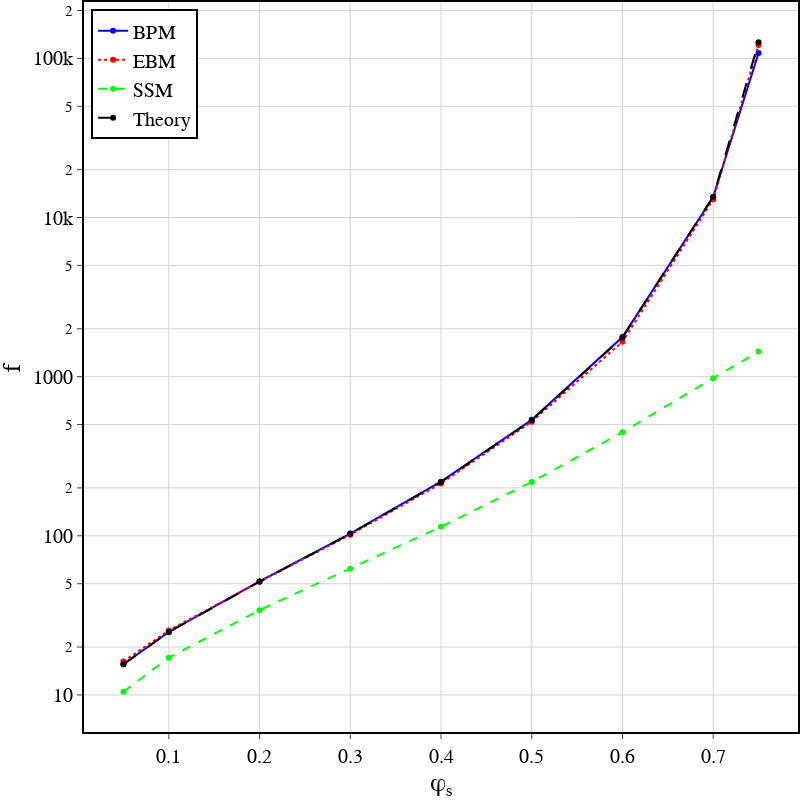

The cell this chart's notebook holds for it:
### Code cell
import pandas as pd
import numpy as np
import plotly.graph_objects as go
import plotly.express as px
from plotly.offline import iplot, init_notebook_mode
import plotly.io as pio
import glob, os, sys
import logging
from sys import argv
import re
import csv
from scipy.signal import find_peaks
from pathlib import Path
# pio.orca.config.executable = str(Path('C:/Users/Weugene/AppData/Local/Programs/orca/orca.exe'))
np.set_printoptions(threshold=sys.maxsize)
import scipy.spatial.distance as ds

files_csv = ['log_1e-15',  'log_EB10',  'log_Pt10']
names = ['BPM', 'EBM', 'SSM', 'Theory' ]
lines = ['solid', 'dot', 'dash', 'longdash']
print ("path:", rpath)

#WINDOWS 10
path_ex = rpath
#MAC OS
# path_ex = '/Users/weugene/basilisk/work/tube/'
for i,f in enumerate(files_csv):
    files_csv[i] = rpath + files_csv[i]
### STYLE
yaxis = dict(
              tickfont = dict(
              family = 'Times New Roman',
              size = 20,
              color = 'black'
              ),
              titlefont = dict(
                  family = 'Times New Roman',
                  size = 25,
                  color = 'black'
              ),
          )
xaxis = dict(
              tickfont = dict(
                  family = 'Times New Roman',
                  size = 20,
                  color = 'black'
              ),
              titlefont = dict(
                  family = 'Times New Roman',
                  size = 25,
                  color = 'black'
              )
          )
axis_style = dict(showline=True, gridwidth=1, gridcolor='lightgrey', linewidth=2, linecolor='black', mirror=True, ticks='outside',
                 tickfont = dict(family = 'Times New Roman', size = 18, color = 'black'))
bg_style = {'plot_bgcolor': 'rgba(255, 255, 255, 1)', 'paper_bgcolor': 'rgba(255, 255, 255, 1)',}
col =   ['blue',           'red',        'hsv(120,100,100)',       'black' ]

No_margin_scheme = dict(
#     autosize=False,
    width=800,
    height=800,
    margin=dict(
        l=0,
        r=0,
        b=0.,
        t=0,
        pad=0
    )
#     paper_bgcolor="LightSteelBlue",
)
### END of STYLE




headers1=['level', 'phi', 'f', 'fth','df_by_f0','i', 'iter_fp', 'Phi_Phia', 'F', 'dt', 't', 'U', 'Uw', 'Ua' ] 
headers2=['level', 'phi', 'f', 'fth','df_by_f0','i', 'Phi_Phia', 'F', 'dt', 't', 'U', 'Uw', 'Ua' ]
df_exp = []
fig = go.Figure()
for i, file in enumerate(files_csv):
    print('FILE name: ',file)
    df_exp.append(pd.read_csv(Path(file), header=None, sep=' '))
    if i!=1:
        df_exp[i].columns = headers1
    else:
        df_exp[i].columns = headers2
    display(df_exp[i].head(11))
    
    fig.add_trace(go.Scatter(x=df_exp[i]['phi'], y=df_exp[i]['f'], name=names[i],
                         mode='lines+markers',
                         line=dict(color=col[i], width=2, dash = lines[i]),
                         textfont=dict(
                            family="sans serif",
                            size=18,
                            color="LightSeaGreen")
                         ))
# Theory    
fig.add_trace(go.Scatter(x=df_exp[0]['phi'], y=df_exp[0]['fth'], name=names[3],
                         mode='lines+markers',
                         line=dict(color=col[3], width=2, dash = lines[3]),
                         textfont=dict(
                            family="Times New Roman",
                            size=18,
                            color="LightSeaGreen")
                         ))


fig.update_layout(bg_style)
fig.update_xaxes(axis_style)
fig.update_yaxes(axis_style)
fig.update_layout( yaxis_type = "log" )
# fig.update_layout( xaxis_type = "log" )
#     fig.update_yaxes(range=[0,0.5])
# fig.update_xaxes(range=[0,0.8])
fig.update_layout(showlegend=True)
fig.update_layout(legend = dict(font = dict(family = "Times New Roman", size = 20, color = "black")),
                  legend_title = dict(font = dict(family = "Times New Roman", size = 20, color = "blue")))

fig.update_layout(legend=dict(
    yanchor="top",
    y=0.99,
    xanchor="left",
    x=0.01,
    bordercolor="Black",
    borderwidth=2
))
fig.update_layout(No_margin_scheme)
fig.update_layout(
#     width = 800,
#     height = 800,
    xaxis_title='\u03C6<sub>s</sub>',
    yaxis_title='f',
    yaxis = yaxis,
    xaxis = xaxis
)

if True:
    fn = MYPATH + prefix + 'comparison10.pdf'
    iplot(fig)
    pio.write_image(fig, str(Path(fn)))
    print("Successfully generated:", fn)

### Figure 1 — Plotly figure (JSON) as saved in the notebook; plotly's stock layout.template omitted (floating-point values rounded to 4 significant figures)
{"data": [{"line": {"color": "blue", "dash": "solid", "width": 2}, "mode": "lines+markers", "name": "BPM", "textfont": {"color": "LightSeaGreen", "family": "sans serif", "size": 18}, "type": "scatter", "x": [0.05, 0.1, 0.2, 0.3, 0.4, 0.5, 0.6, 0.7, 0.75], "y": [15.6, 24.89, 51.68, 103.3, 218.8, 535.2, 1774.0, 13460.0, 108002]}, {"line": {"color": "red", "dash": "dot", "width": 2}, "mode": "lines+markers", "name": "EBM", "textfont": {"color": "LightSeaGreen", "family": "sans serif", "size": 18}, "type": "scatter", "x": [0.05, 0.1, 0.2, 0.3, 0.4, 0.5, 0.6, 0.7, 0.75], "y": [16.21, 25.41, 51.47, 101.5, 213.2, 521.4, 1658.0, 12970.0, 121546]}, {"line": {"color": "hsv(120,100,100)", "dash": "dash", "width": 2}, "mode": "lines+markers", "name": "SSM", "textfont": {"color": "LightSeaGreen", "family": "sans serif", "size": 18}, "type": "scatter", "x": [0.05, 0.1, 0.2, 0.3, 0.4, 0.5, 0.6, 0.7, 0.75], "y": [10.47, 17.14, 34.08, 62.05, 113.9, 217.7, 447.3, 977.8, 1437.0]}, {"line": {"color": "black", "dash": "longdash", "width": 2}, "mode": "lines+markers", "name": "Theory", "textfont": {"color": "LightSeaGreen", "family": "Times New Roman", "size": 18}, "type": "scatter", "x": [0.05, 0.1, 0.2, 0.3, 0.4, 0.5, 0.6, 0.7, 0.75], "y": [15.56, 24.83, 51.53, 102.9, 217.9, 532.5, 1763, 13520, 126300]}], "layout": {"height": 800, "legend": {"bordercolor": "Black", "borderwidth": 2, "font": {"color": "black", "family": "Times New Roman", "size": 20}, "title": {"font": {"color": "blue", "family": "Times New Roman", "size": 20}}, "x": 0.01, "xanchor": "left", "y": 0.99, "yanchor": "top"}, "margin": {"b": 0, "l": 0, "pad": 0, "r": 0, "t": 0}, "paper_bgcolor": "rgba(255, 255, 255, 1)", "plot_bgcolor": "rgba(255, 255, 255, 1)", "showlegend": true, "width": 800, "xaxis": {"gridcolor": "lightgrey", "gridwidth": 1, "linecolor": "black", "linewidth": 2, "mirror": true, "showline": true, "tickfont": {"color": "black", "family": "Times New Roman", "size": 20}, "ticks": "outside", "title": {"font": {"color": "black", "family": "Times New Roman", "size": 25}, "text": "φ<sub>s</sub>"}}, "yaxis": {"gridcolor": "lightgrey", "gridwidth": 1, "linecolor": "black", "linewidth": 2, "mirror": true, "showline": true, "tickfont": {"color": "black", "family": "Times New Roman", "size": 20}, "ticks": "outside", "title": {"font": {"color": "black", "family": "Times New Roman", "size": 25}, "text": "f"}, "type": "log"}}}
